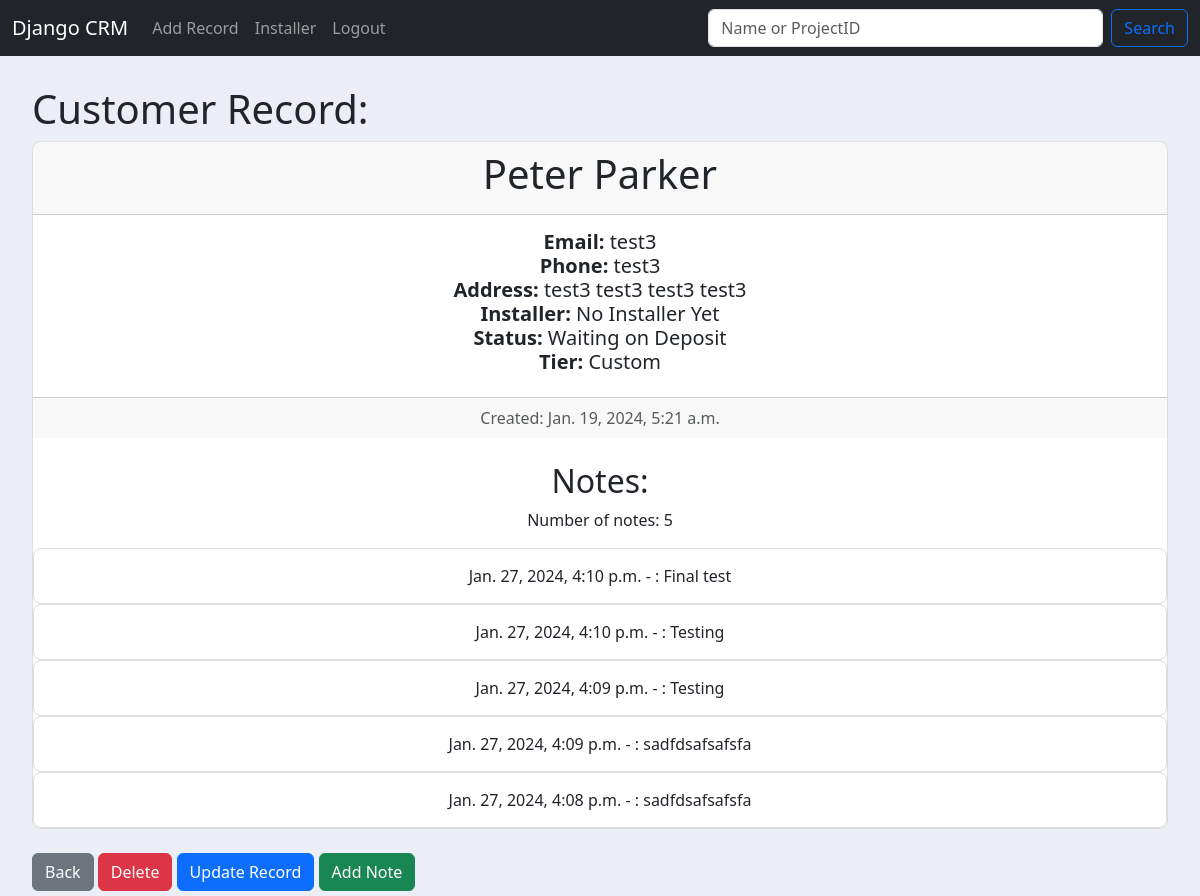
The app's page /record/6 (signed in) with its own data.
### website/models.py (models this page shows, shortened)
class Record(models.Model):
    created_at = models.DateTimeField(auto_now_add=True)
    first_name = models.CharField(max_length = 50)
    last_name = models.CharField(max_length = 50)
    email = models.CharField(max_length = 75)
    phone = models.CharField(max_length = 12)
    address = models.CharField(max_length = 100)
    city = models.CharField(max_length = 50)
    state = models.CharField(max_length = 25)
    zipcode = models.CharField(max_length = 10)
    installer_name = models.CharField(max_length = 50, default = 'No Installer Yet')
    project_status = models.CharField(max_length = 50, choices=PROJECT_STATUS, default = 'Waiting on Survey')
    project_tier = models.CharField(max_length = 50, choices=PROJECT_TIERS, default = '')
    installer_price = models.IntegerField(default="-",null=True)
    customer_price = models.IntegerField(default="-",null=True)

class RecordNote(models.Model):
    record = models.ForeignKey(Record, on_delete=models.CASCADE)
    note = models.TextField()
    created_at = models.DateTimeField(auto_now_add=True)
    class Meta:
        ordering = ['-created_at']

### website/views.py (the view)
# urls.py: path("record/<int:pk>", views.customer_record, name='customer_record'),
def customer_record(request, pk):
    if request.user.is_authenticated:
        customer_record = get_object_or_404(Record, id=pk)
        record_notes = RecordNote.objects.filter(record=customer_record)
        return render(request, 'record.html', {'customer_record': customer_record, 'record_notes': record_notes})
    else:
        messages.success(request, "You must be logged in to see that record!", extra_tags='success')
        return redirect('home')

### website/templates/record.html
{% extends 'base.html' %}
{% block content %}
    <h1> Customer Record: </h1>
    <div class="card text-center">
        <div class="card-header">
            <h1>{{ customer_record.first_name }} {{ customer_record.last_name }} </h1>
        </div>
        <div class="card-body">
          <h5 class="card-title">
            <strong> Email: </strong> {{ customer_record.email }} <br>
            <strong> Phone: </strong> {{ customer_record.phone }} <br>
            <strong> Address:</strong> {{ customer_record.address }}
              {{ customer_record.city }}
              {{ customer_record.state }}
              {{ customer_record.zipcode }} <br>
            <strong> Installer: </strong> {{ customer_record.installer_name }} <br>
            <strong> Status: </strong> {{ customer_record.project_status }} <br>
            <strong> Tier: </strong> {{ customer_record.project_tier }} <br>
          </h5>
        </div>
        <div class="card-footer text-body-secondary">
          Created: {{ customer_record.created_at }}
        </div>
        <br>
        <h2>Notes:</h2>
        {% if record_notes %}
          <p>Number of notes: {{ record_notes|length }}</p>
          {% for note in record_notes %}
              <div class="card">
                  <div class="card-body">
                      <p class="card-text">{{ note.created_at }} - {{ note.user.username }}: {{ note.note }}</p>
                  </div>
              </div>
          {% endfor %}
      {% else %}
          <p>No notes found for this record.</p>
      {% endif %}
    </div>
      <br>
      <a href="{% url 'home' %}" class ="btn btn-secondary">Back</a>
      <a href="{% url 'delete_record' customer_record.id %}" class ="btn btn-danger">Delete</a>
      <a href="{% url 'update_record' customer_record.id %}" class ="btn btn-primary">Update Record</a>
      <a href="{% url 'add_note' customer_record.id %}" class="btn btn-success">Add Note</a>
{% endblock %}

### website/templates/base.html (style rules this page uses)
body { background-color: #ebeff5; }
.card { border: 1px solid #ddd; border-radius: 8px; }
.card-body { padding: 15px; }
a { text-decoration: none; color: #007bff; }

### records on screen
Record: first_name "Peter", last_name "Parker", email "test3", phone "test3", address "test3", city "test3", state "test3", zipcode "test3", installer_name "No Installer Yet", project_status "Waiting on Deposit", project_tier "Custom", created_at "Jan. 19, 2024, 5:21 a.m."
RecordNote: created_at "Jan. 27, 2024, 4:10 p.m.", note "Final test"
RecordNote: created_at "Jan. 27, 2024, 4:10 p.m.", note "Testing"
RecordNote: created_at "Jan. 27, 2024, 4:09 p.m.", note "Testing"
RecordNote: created_at "Jan. 27, 2024, 4:09 p.m.", note "sadfdsafsafsfa"
RecordNote: created_at "Jan. 27, 2024, 4:08 p.m.", note "sadfdsafsafsfa"

### other values on screen
{{ record_notes|length }} "5"
